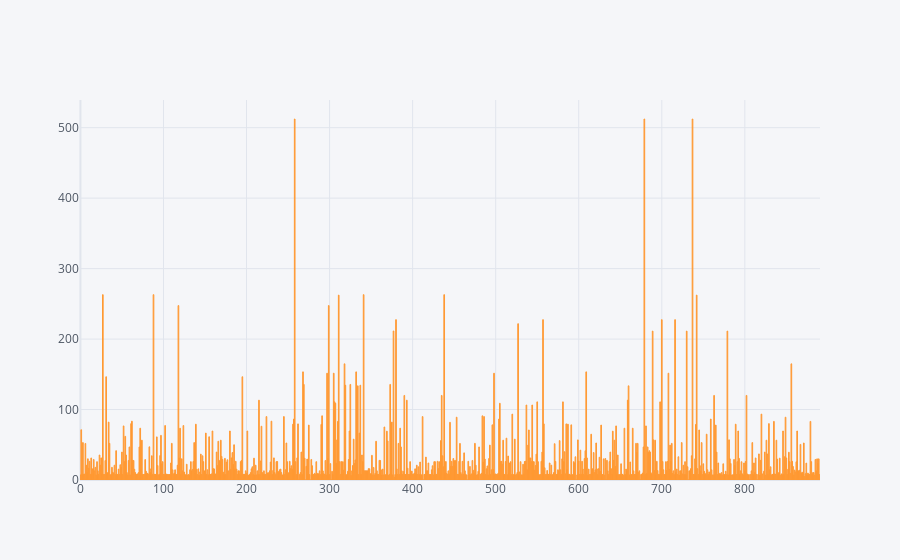

Here is the notebook cell this chart was saved with:
### Code cell
train["Fare"].iplot(kind="bar", bins =4)

### Figure 1 — Plotly figure (JSON) as saved in the notebook; plotly's stock layout.template omitted (floating-point values rounded to 4 significant figures; data arrays with more than 128 entries replaced by an {"elided": "..."} marker saying what was removed)
{"data": [{"marker": {"color": "rgba(255, 153, 51, 0.6)", "line": {"color": "rgba(255, 153, 51, 1.0)", "width": 1}}, "name": "Fare", "orientation": "v", "text": "", "type": "bar", "x": {"elided": "891 int values"}, "y": {"elided": "891 float values"}}], "layout": {"autosize": true, "legend": {"bgcolor": "#F5F6F9", "font": {"color": "#4D5663"}}, "paper_bgcolor": "#F5F6F9", "plot_bgcolor": "#F5F6F9", "title": {"font": {"color": "#4D5663"}}, "xaxis": {"autorange": true, "gridcolor": "#E1E5ED", "range": [-0.5, 890.5], "showgrid": true, "tickfont": {"color": "#4D5663"}, "title": {"font": {"color": "#4D5663"}, "text": ""}, "type": "linear", "zerolinecolor": "#E1E5ED"}, "yaxis": {"autorange": true, "gridcolor": "#E1E5ED", "range": [0, 539.3], "showgrid": true, "tickfont": {"color": "#4D5663"}, "title": {"font": {"color": "#4D5663"}, "text": ""}, "type": "linear", "zerolinecolor": "#E1E5ED"}}}
